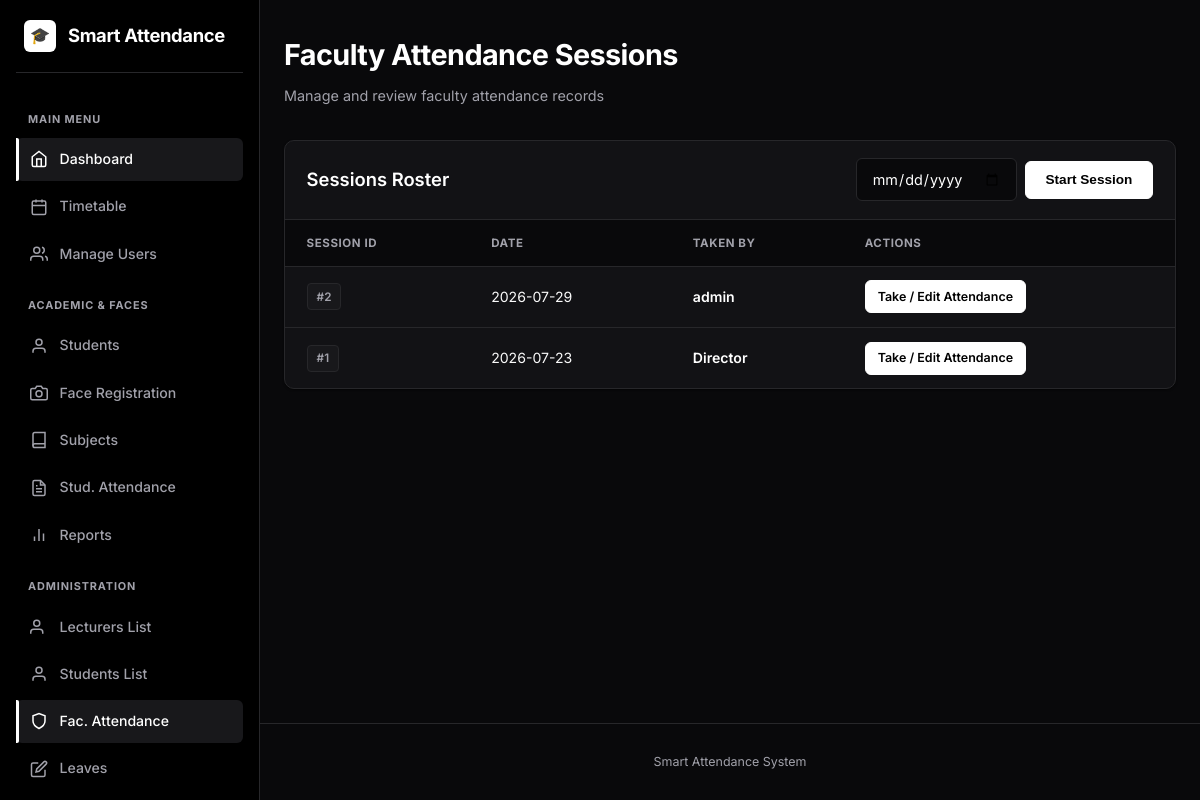
The page /director/faculty-attendance (signed in) on the database as committed earlier.
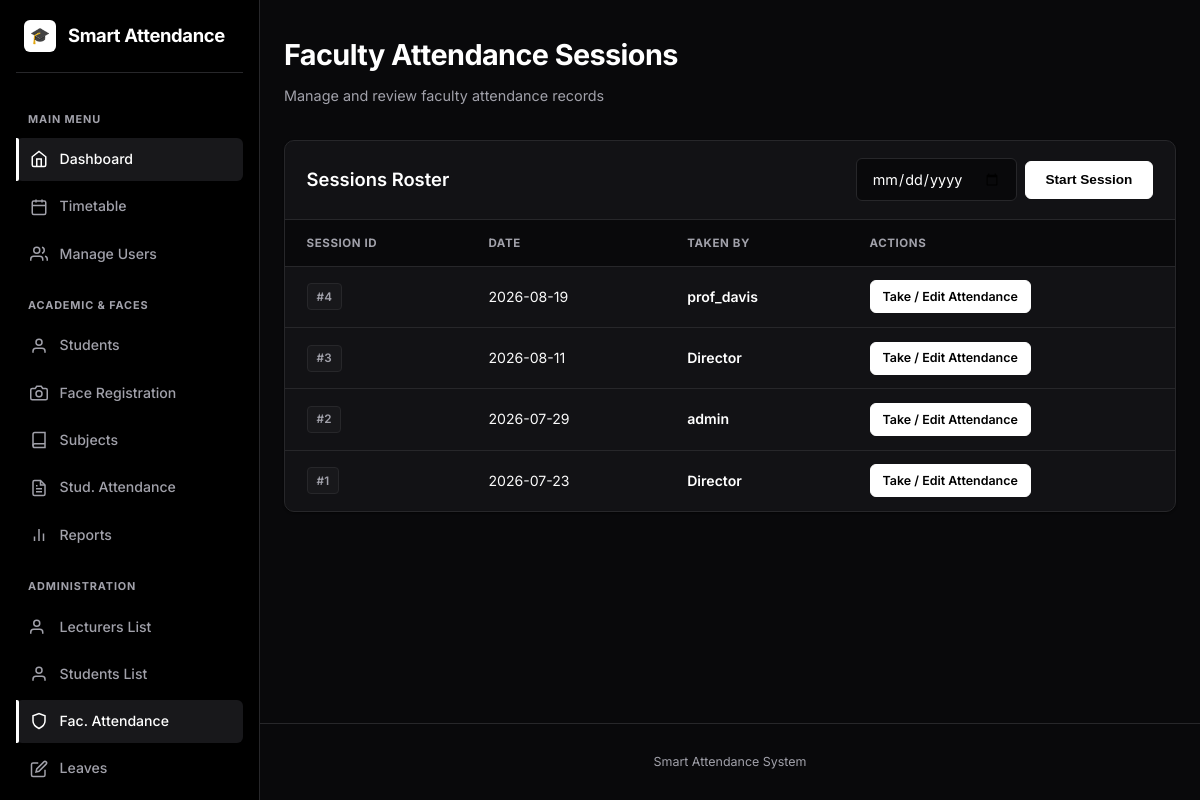
The same page on the database as committed later.
### models.py (models this page shows, shortened)
class FacultyAttendanceSession(db.Model):
    __tablename__ = "faculty_sessions"
    id = db.Column(db.Integer, primary_key=True)
    taken_by_id = db.Column(db.Integer, db.ForeignKey("users.id"), nullable=False)
    taken_by = db.relationship("User", foreign_keys=[taken_by_id])
    session_date = db.Column(db.Date, default=date.today)
    created_at = db.Column(db.DateTime, default=datetime.utcnow)
    records = db.relationship(
        "FacultyAttendance", backref="session", cascade="all, delete-orphan"
    )

class User(UserMixin, db.Model):
    __tablename__ = "users"
    id = db.Column(db.Integer, primary_key=True)
    username = db.Column(db.String(80), unique=True, nullable=False, index=True)
    email = db.Column(db.String(120), unique=True, nullable=False)
    password_hash = db.Column(db.String(255), nullable=False)
    role = db.Column(db.String(20), nullable=False, default=ROLE_STUDENT)
    created_at = db.Column(db.DateTime, default=datetime.utcnow)
    student_id = db.Column(db.Integer, db.ForeignKey("students.id"), nullable=True)
    student = db.relationship("Student", backref=db.backref("user", uselist=False))
    face_samples = db.relationship(
        "FaceSample", backref="user", cascade="all, delete-orphan"
    )

### blueprints/director.py (the view)
@director_bp.route("/faculty-attendance")
@login_required
@director_required
def faculty_attendance_index():
    sessions = FacultyAttendanceSession.query.order_by(FacultyAttendanceSession.session_date.desc()).all()
    return render_template("director/faculty_attendance.html", sessions=sessions)

### templates/director/faculty_attendance.html (shortened to what this page needs)
{% extends "base.html" %}
{% block content %}
<div style="display:flex; justify-content:space-between; align-items:flex-end; margin-bottom: 2rem;">
  <div>
    <h1>Faculty Attendance Sessions</h1>
    <p class="subtitle" style="margin-bottom:0;">Manage and review faculty attendance records</p>
  </div>
</div>
<div class="card card-table">
  <div class="card-table-header">
    <h2>Sessions Roster</h2>
    <form method="post" action="{{ url_for('director.new_faculty_session') }}" style="display:flex; gap:8px; align-items:center;">
      <input type="date" name="session_date" required value="{{ today }}" style="width:auto;">
      <button type="submit" class="btn">Start Session</button>
    </form>
  </div>
  <div class="table-responsive">
    <table>
      <thead>
        <tr>
          <th>Session ID</th>
          <th>Date</th>
          <th>Taken By</th>
          <th>Actions</th>
        </tr>
      </thead>
      <tbody>
        {% for session in sessions %}
        <tr>
          <td><span class="badge badge-muted">#{{ session.id }}</span></td>
          <td>{{ session.session_date }}</td>
          <td><span style="font-weight:600; color:#fff;">{{ session.taken_by.username }}</span></td>
          <td>
            <a href="{{ url_for('director.take_faculty_attendance', session_id=session.id) }}" class="btn btn-sm">Take / Edit Attendance</a>
          </td>
        </tr>
        {% else %}
        <tr><td colspan="4" style="text-align:center;padding:3rem 2rem;" class="muted">No sessions found.</td></tr>
        {% endfor %}
      </tbody>
    </table>
  </div>
</div>
{% endblock %}

### templates/base.html (shortened to what this page needs)
<!DOCTYPE html>
<html lang="en">
<head>
  <link rel="stylesheet" href="{{ url_for('static', filename='style.css') }}">
</head>
<body>
  <div class="app-layout{% if not current_user.is_authenticated %} auth-layout{% endif %}">
    {% if current_user.is_authenticated %}
    <aside class="sidebar" id="sidebar">
      <div class="sidebar-brand">
        <a href="{{ url_for('dashboard.index') }}">
          <div class="brand-icon">🎓</div>
          <span class="brand-name">Smart Attendance</span>
        </a>
      </div>
      <nav class="sidebar-nav">
        <div class="nav-section-label">Main Menu</div>
        <a href="{{ url_for('dashboard.index') }}" class="nav-item">
          <svg viewBox="0 0 24 24" width="18" height="18" fill="none" stroke="currentColor" stroke-width="2"><path d="M3 9l9-7 9 7v11a2 2 0 0 1-2 2H5a2 2 0 0 1-2-2z"></path><polyline points="9 22 9 12 15 12 15 22"></polyline></svg>
          <span>Dashboard</span>
        </a>
        {% if current_user.role in ['admin', 'faculty', 'director'] %}
        <a href="{{ url_for('dashboard.index') }}#weekly-timetable" class="nav-item">
          <svg viewBox="0 0 24 24" width="18" height="18" fill="none" stroke="currentColor" stroke-width="2"><rect x="3" y="4" width="18" height="18" rx="2" ry="2"></rect><line x1="16" y1="2" x2="16" y2="6"></line><line x1="8" y1="2" x2="8" y2="6"></line><line x1="3" y1="10" x2="21" y2="10"></line></svg>
          <span>Timetable</span>
        </a>
        {% endif %}
        {% if current_user.role == 'admin' %}
          <a href="{{ url_for('admin.list_users') }}" class="nav-item">
            <svg viewBox="0 0 24 24" width="18" height="18" fill="none" stroke="currentColor" stroke-width="2"><path d="M17 21v-2a4 4 0 0 0-4-4H5a4 4 0 0 0-4 4v2"></path><circle cx="9" cy="7" r="4"></circle><path d="M23 21v-2a4 4 0 0 0-3-3.87"></path><path d="M16 3.13a4 4 0 0 1 0 7.75"></path></svg>
            <span>Manage Users</span>
          </a>
        {% endif %}
        {% if current_user.role in ['admin', 'faculty', 'director'] %}
          <div class="nav-section-label">Academic & Faces</div>
          <a href="{{ url_for('students.list_students') }}" class="nav-item">
            <svg viewBox="0 0 24 24" width="18" height="18" fill="none" stroke="currentColor" stroke-width="2"><path d="M20 21v-2a4 4 0 0 0-4-4H8a4 4 0 0 0-4 4v2"></path><circle cx="12" cy="7" r="4"></circle></svg>
            <span>Students</span>
          </a>
          {% if current_user.role == 'admin' %}
          <a href="{{ url_for('faces.index') }}" class="nav-item">
            <svg viewBox="0 0 24 24" width="18" height="18" fill="none" stroke="currentColor" stroke-width="2"><path d="M23 19a2 2 0 0 1-2 2H3a2 2 0 0 1-2-2V8a2 2 0 0 1 2-2h4l2-3h6l2 3h4a2 2 0 0 1 2 2z"></path><circle cx="12" cy="13" r="4"></circle></svg>
            <span>Face Registration</span>
          </a>
          {% endif %}
          <a href="{{ url_for('attendance.subjects') }}" class="nav-item">
            <svg viewBox="0 0 24 24" width="18" height="18" fill="none" stroke="currentColor" stroke-width="2"><path d="M4 19.5A2.5 2.5 0 0 1 6.5 17H20"></path><path d="M6.5 2H20v20H6.5A2.5 2.5 0 0 1 4 19.5v-15A2.5 2.5 0 0 1 6.5 2z"></path></svg>
            <span>Subjects</span>
          </a>
          <a href="{{ url_for('attendance.index') }}" class="nav-item">
            <span>Stud. Attendance</span>
          </a>
          <a href="{{ url_for('reports.index') }}" class="nav-item">
            <svg viewBox="0 0 24 24" width="18" height="18" fill="none" stroke="currentColor" stroke-width="2"><line x1="18" y1="20" x2="18" y2="10"></line><line x1="12" y1="20" x2="12" y2="4"></line><line x1="6" y1="20" x2="6" y2="14"></line></svg>
            <span>Reports</span>
          </a>
        {% endif %}
        {% if current_user.role in ['admin', 'director'] %}
          <div class="nav-section-label">Administration</div>
          <a href="{{ url_for('director.lecturers_index') }}" class="nav-item">
            <svg viewBox="0 0 24 24" width="18" height="18" fill="none" stroke="currentColor" stroke-width="2"><path d="M17 21v-2a4 4 0 0 0-4-4H5a4 4 0 0 0-4 4v2"></path><circle cx="9" cy="7" r="4"></circle></svg>
            <span>Lecturers List</span>
          </a>
          <a href="{{ url_for('director.students_index') }}" class="nav-item">
            <svg viewBox="0 0 24 24" width="18" height="18" fill="none" stroke="currentColor" stroke-width="2"><path d="M20 21v-2a4 4 0 0 0-4-4H8a4 4 0 0 0-4 4v2"></path><circle cx="12" cy="7" r="4"></circle></svg>
            <span>Students List</span>
          </a>
          <a href="{{ url_for('director.faculty_attendance_index') }}" class="nav-item">
            <svg viewBox="0 0 24 24" width="18" height="18" fill="none" stroke="currentColor" stroke-width="2"><path d="M12 22s8-4 8-10V5l-8-3-8 3v7c0 6 8 10 8 10z"></path></svg>
            <span>Fac. Attendance</span>
          </a>
          <a href="{{ url_for('director.leaves_index') }}" class="nav-item">
            <svg viewBox="0 0 24 24" width="18" height="18" fill="none" stroke="currentColor" stroke-width="2"><path d="M11 4H4a2 2 0 0 0-2 2v14a2 2 0 0 0 2 2h14a2 2 0 0 0 2-2v-7"></path><path d="M18.5 2.5a2.121 2.121 0 0 1 3 3L12 15l-4 1 1-4 9.5-9.5z"></path></svg>
            <span>Leaves</span>
          </a>
          <a href="{{ url_for('admin.manage_timetable') }}" class="nav-item">
          </a>
        {% endif %}
      </nav>
    </aside>
    {% endif %}
    <div class="main-wrapper">
      <main class="container page-transition">
        {% block content %}{% endblock %}
      </main>
      <footer class="footer">Smart Attendance System</footer>
    </div>
  </div>
</body>
</html>

Rows that differ between the two databases and show on the page:
added FacultyAttendanceSession: id "4", session_date "2026-08-19", taken_by.username "prof_davis"
added FacultyAttendanceSession: id "3", session_date "2026-08-11", taken_by.username "Director"
